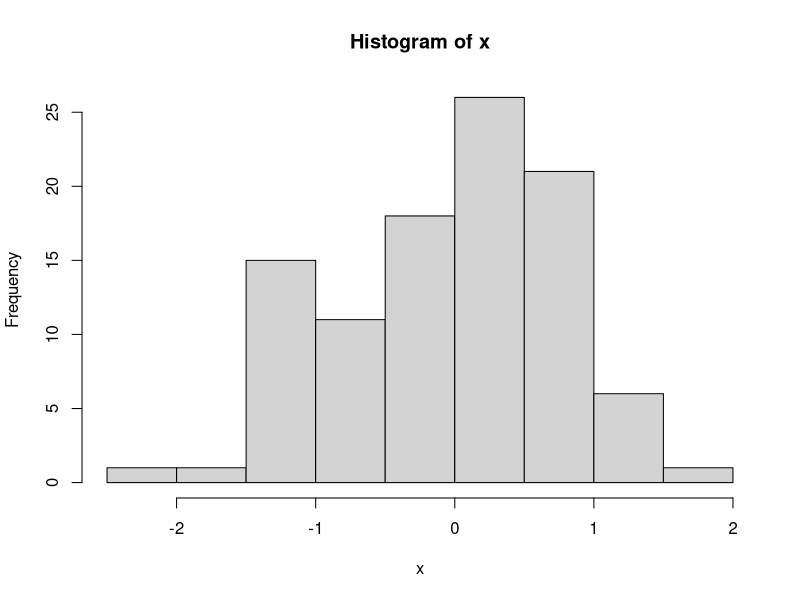

Write R code to recreate this figure.
## ---- chunk 1
knitr::opts_chunk$set(echo = TRUE)
## ---- chunk 2
a <- "apples"
## ---- chunk 3
if(a == "apples"){
  a <- "bananas"
  sprintf("a is now equal to %s !", a)
}
## ---- chunk 4
x <- rnorm(100)
x
mean(x)
median(x)
var(x)
#Justification: the mean, median and variance generated by a randomly selected 100 numbers are different each time, but they are all pretty close to 0, 0 and 1. One reason could be that R uses Linear congruential generator like many other programming languages, that each randomly generated number is related to the previous one. Even if the 100 numbers are different, their mean, median and varianc are still pretty similar.
hist(x)
